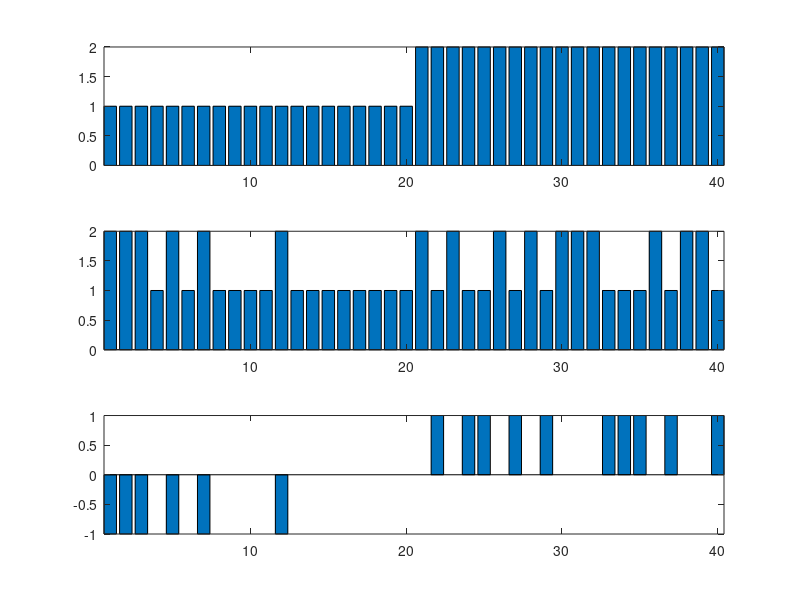

Here is the MATLAB script that generated this plot: (Note: this script raises an error after producing the figure.)
%% 데이터 불러오기 / 각 종을 숫자로 표현 1: versicolor, 2: virginica / 학습데이터와 평가데이터 나누기
clear; close all; clc; 

load fisheriris;
%%
spcs2num = [];
for k=1:1:length(species)
    if strcmp(species(k), 'versicolor') == 1
        spcs2num(k,1) = 1;
    elseif strcmp(species(k), 'virginica') == 1
        spcs2num(k,1) = 2;
    end
end

tr_id = [71:1:100 121:1:150];
Training_data = meas(tr_id, 1:2); % sepal length, width만 가져와라
Training_label = spcs2num(tr_id,:);

ts_id = [51:1:70 101:1:120];
Test_data = meas(ts_id, 1:2); % sepal length, width만 가져와라
Test_label = spcs2num(ts_id,:);

%% 하나씩 해보기
k = 3; % k 지정
id = 1;
tmp_data = Test_data(id,:); % 평가해보고 싶은 데이터 가져오기 

% 학습 데이터와 평가해보고 싶은 데이터 간의 거리를 계산
for i=1:1:length(Training_label)
    u_dis(i,1) = sqrt((Training_data(i, 1) - tmp_data(1,1))^2 + (Training_data(i, 2) - tmp_data(1,2))^2);
end

% 가장 인접한 k개를 찾는다
[s_v, s_i] = sort(u_dis, 'ascend');
k_idx = s_i(1:k)

% 해당 k개의 데이터가 어떤 그룹에 속해있는지 확인한다.
k_group = Training_label(k_idx,1)

% 다수결 투표를 통해 최종 그룹 결정: 그룹이 1 또는 2밖에 없으니까
idx1 = find(k_group == 1);
idx2 = find(k_group == 2);

if length(idx1) > length(idx2)
    final_group = 1;
else
    final_group = 2;
end
% final_group = mode(k_group); % mode: 최빈값을 찾는 함수. (참고: 수학에서 mean은 평균, median은 중앙값, mode는 최빈값. 거기서 그 mode임)
[final_group Test_label(id,1)]

%% 모든 test data에 대해 해보기
k = 3; % k 지정
for id = 1:1:length(Test_label)
    tmp_data = Test_data(id,:); % 평가해보고 싶은 데이터 가져오기 
    
    % 학습 데이터와 평가해보고 싶은 데이터 간의 거리를 계산
    for i=1:1:length(Training_label)
        u_dis(i,1) = sqrt((Training_data(i, 1) - tmp_data(1,1))^2 + (Training_data(i, 2) - tmp_data(1,2))^2);
    end
    
    % 가장 인접한 k개를 찾는다
    [s_v, s_i] = sort(u_dis, 'ascend');
    k_idx = s_i(1:k);
    
    % 해당 k개의 데이터가 어떤 그룹에 속해있는지 확인한다.
    k_group = Training_label(k_idx,1);
    final_group(id,1) = mode(k_group);% mode: 최빈값을 찾는 함수. (참고: 수학에서 mean은 평균, median은 중앙값, mode는 최빈값. 거기서 그 mode임)
end

% 내가 만든 kNN의 정확도
acc = mean(final_group == Test_label) * 100;
fprintf('정확도: %.1f%% (%d/%d)\n', acc, sum(final_group == Test_label), length(Test_label));

figure;
subplot(311); bar(Test_label); axis tight;
subplot(312); bar(final_group); axis tight;
subplot(313); bar(Test_label - final_group); axis tight;
save_fig(gcf, 'figures/ex3_my_result.png');

%% 내가 코드를 잘 구현했다면, 매트랩 내장함수를 이용한 결과와 똑같을 것. 비교해보자
k = 3; % 인접한 이웃 3개를 보겠다.
mdl = fitcknn(Training_data, Training_label, 'NumNeighbors', k, 'Distance', 'euclidean');
mat_res = predict(mdl, Test_data);

% 내 구현과 매트랩 내장함수 결과가 완전히 같은지 확인 (1이면 동일)
is_same = isequal(final_group, mat_res)

figure;
subplot(311); bar(Test_label); axis tight; % 정답
subplot(312); bar(final_group); axis tight;% 내 결과
subplot(313); bar(mat_res); axis tight; % 매트랩 결과
save_fig(gcf, 'figures/ex3_compare.png');
